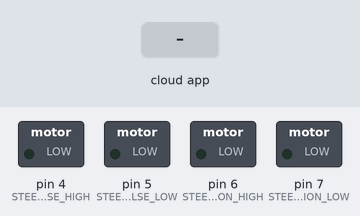
This sketch was run on a simulated Arduino Uno, built with avr-gcc and run on an emulated ATmega328P. Shown: switched loads named in the sketch (green lamp = pin HIGH). The inputs (shaded band) are chosen by the test bench. The ROS host is connected and sends only what is stated.

Above: at 1.2 s.
1.3 s: the phone or cloud app sets angular.z to -100
At 1.46 s:
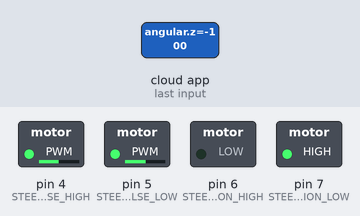
At 2.7 s:
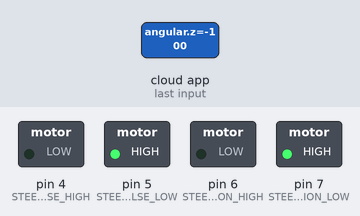
3.1 s: the phone or cloud app sets angular.z to 100
At 4.1 s:
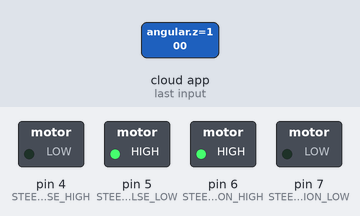
Timing chart, 0 to 6.1 s (numbered marks = the images above; inputs shaded):
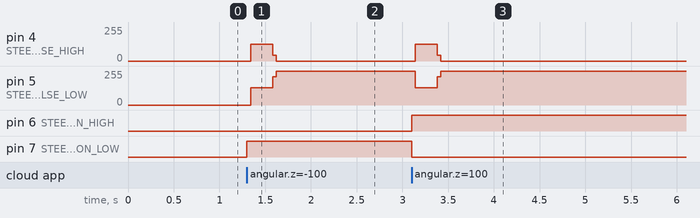

Measured:
- after the input at 1.3 s, pin 4 (STEERING_MOTOR_PULSE_HIGH): 0/255 → 125/255 at once, → 0/255 0.24 s later; pin 5 (STEERING_MOTOR_PULSE_LOW): 0/255 → 130/255 at once, → 255/255 0.24 s later; pin 7 (STEERING_MOTOR_DIRECTION_LOW): LOW → HIGH at once
- after the input at 3.1 s, pin 4 (STEERING_MOTOR_PULSE_HIGH): 0/255 → 125/255 at once, → 0/255 0.24 s later; pin 5 (STEERING_MOTOR_PULSE_LOW): 255/255 → 130/255 at once, → 255/255 0.24 s later; pin 6 (STEERING_MOTOR_DIRECTION_HIGH): LOW → HIGH at once; pin 7 (STEERING_MOTOR_DIRECTION_LOW): HIGH → LOW at once

The sketch:

steering.ino
```cpp
/*
 * Arduino Mega2 code, for Steering Motor, using 3 Arduinos
 * Date: 28 March 2019
 */
// 40 000 dip switch
#include <ros.h>
#include <geometry_msgs/Twist.h>

#define STEERING_MOTOR_PULSE_HIGH 4
#define STEERING_MOTOR_PULSE_LOW 5
#define STEERING_MOTOR_DIRECTION_HIGH 6
#define STEERING_MOTOR_DIRECTION_LOW 7

ros::NodeHandle  nh;

int numPulsesFor1Turn = 8000;

int currentState = 0;

void turnOnce() {
  for(int i = 0 ; i < numPulsesFor1Turn ; i ++) {
    delayMicroseconds(8);
    digitalWrite(STEERING_MOTOR_PULSE_HIGH, HIGH);
    digitalWrite(STEERING_MOTOR_PULSE_LOW, LOW);
    delayMicroseconds(8);
    digitalWrite(STEERING_MOTOR_PULSE_HIGH, LOW);
    digitalWrite(STEERING_MOTOR_PULSE_LOW, HIGH);
  }
}

void turnLeft() {
  if(currentState <= -10) { //-4
    return;
  } else {
    digitalWrite(STEERING_MOTOR_DIRECTION_HIGH, LOW);
    digitalWrite(STEERING_MOTOR_DIRECTION_LOW, HIGH);
    turnOnce();
    currentState--;
  }

}

void turnRight() {
  if(currentState >= 10) { //4
    return;
  } else {
    digitalWrite(STEERING_MOTOR_DIRECTION_HIGH, HIGH);
    digitalWrite(STEERING_MOTOR_DIRECTION_LOW, LOW);
    turnOnce();
    currentState++;
  }

}

void messageCb( const geometry_msgs::Twist& msg) {
  double button = msg.angular.z;
  if (button < 0 ) {
    turnLeft();
  } else if (button > 0) {
    turnRight();
  } else {
    return;
  }
}

ros::Subscriber<geometry_msgs::Twist> sub("arduino_messages", &messageCb);

void setup() {
  //For Steering
  pinMode(STEERING_MOTOR_PULSE_HIGH, OUTPUT);
  pinMode(STEERING_MOTOR_PULSE_LOW, OUTPUT);
  pinMode(STEERING_MOTOR_DIRECTION_HIGH, OUTPUT);
  pinMode(STEERING_MOTOR_DIRECTION_LOW, OUTPUT);

  //For ROS
  nh.initNode();
  nh.subscribe(sub);
}

void loop() {
  nh.spinOnce();
  delay(1);
}
```
